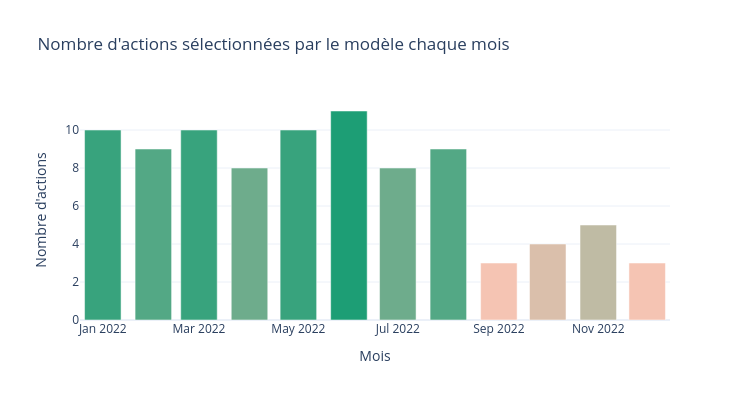

Notebook code cell kept with this figure:
### Code cell
fig = px.bar(
    results,
    x="month",
    y="n_selected",
    title="Nombre d'actions sélectionnées par le modèle chaque mois",
    labels={
        "month"      : "Mois",
        "n_selected" : "Nombre d'actions"
    },
    color="n_selected",
    color_continuous_scale=["#F5C4B3", "#1D9E75"],
    template="plotly_white",
    width=750, height=400
)

fig.update_layout(coloraxis_showscale=False)
fig.show()

fig.write_html("../results/figures/04_actions_selectionnees.html")
fig.write_image("../results/figures/04_actions_selectionnees.png")

### Figure 1 — Plotly figure (JSON) as saved in the notebook; plotly's stock layout.template omitted (floating-point values rounded to 4 significant figures)
{"data": [{"hovertemplate": "Mois=%{x}<br>Nombre d'actions=%{marker.color}<extra></extra>", "legendgroup": "", "marker": {"color": [10, 9, 10, 8, 10, 11, 8, 9, 3, 4, 5, 3], "coloraxis": "coloraxis", "pattern": {"shape": ""}}, "name": "", "orientation": "v", "showlegend": false, "textposition": "auto", "type": "bar", "x": ["2022-01", "2022-02", "2022-03", "2022-04", "2022-05", "2022-06", "2022-07", "2022-08", "2022-09", "2022-10", "2022-11", "2022-12"], "xaxis": "x", "y": [10, 9, 10, 8, 10, 11, 8, 9, 3, 4, 5, 3], "yaxis": "y"}], "layout": {"barmode": "relative", "coloraxis": {"colorbar": {"title": {"text": "Nombre d'actions"}}, "colorscale": [[0, "#F5C4B3"], [1, "#1D9E75"]], "showscale": false}, "height": 400, "legend": {"tracegroupgap": 0}, "title": {"text": "Nombre d'actions sélectionnées par le modèle chaque mois"}, "width": 750, "xaxis": {"anchor": "y", "domain": [0, 1], "title": {"text": "Mois"}}, "yaxis": {"anchor": "x", "domain": [0, 1], "title": {"text": "Nombre d'actions"}}}}
